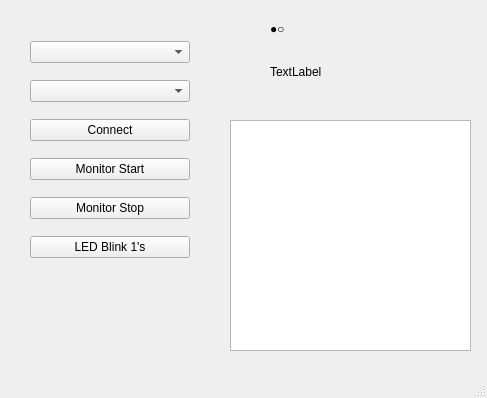
<?xml version="1.0" encoding="UTF-8"?>
<ui version="4.0">
 <class>MainWindow</class>
 <widget class="QMainWindow" name="MainWindow">
  <property name="geometry">
   <rect>
    <x>0</x>
    <y>0</y>
    <width>487</width>
    <height>398</height>
   </rect>
  </property>
  <property name="windowTitle">
   <string>MainWindow</string>
  </property>
  <widget class="QWidget" name="centralwidget">
   <widget class="QWidget" name="verticalLayoutWidget">
    <property name="geometry">
     <rect>
      <x>30</x>
      <y>30</y>
      <width>160</width>
      <height>240</height>
     </rect>
    </property>
    <layout class="QVBoxLayout" name="verticalLayout">
     <item>
      <widget class="QComboBox" name="portCombo"/>
     </item>
     <item>
      <widget class="QComboBox" name="baudCombo"/>
     </item>
     <item>
      <widget class="QPushButton" name="connectButton">
       <property name="text">
        <string>Connect</string>
       </property>
      </widget>
     </item>
     <item>
      <widget class="QPushButton" name="monitorStartButton">
       <property name="text">
        <string>Monitor Start</string>
       </property>
      </widget>
     </item>
     <item>
      <widget class="QPushButton" name="monitorstopButton">
       <property name="text">
        <string>Monitor Stop</string>
       </property>
      </widget>
     </item>
     <item>
      <widget class="QPushButton" name="ledBlinkButton">
       <property name="text">
        <string>LED Blink 1's</string>
       </property>
      </widget>
     </item>
    </layout>
   </widget>
   <widget class="QWidget" name="verticalLayoutWidget_2">
    <property name="geometry">
     <rect>
      <x>230</x>
      <y>120</y>
      <width>241</width>
      <height>231</height>
     </rect>
    </property>
    <layout class="QVBoxLayout" name="verticalLayout_2">
     <item>
      <widget class="QTextEdit" name="textBrowser"/>
     </item>
    </layout>
   </widget>
   <widget class="QWidget" name="verticalLayoutWidget_3">
    <property name="geometry">
     <rect>
      <x>270</x>
      <y>10</y>
      <width>160</width>
      <height>80</height>
     </rect>
    </property>
    <layout class="QVBoxLayout" name="verticalLayout_3">
     <item>
      <widget class="QLabel" name="ledValue">
       <property name="text">
        <string>●○</string>
       </property>
      </widget>
     </item>
     <item>
      <widget class="QLabel" name="tempValue">
       <property name="text">
        <string>TextLabel</string>
       </property>
      </widget>
     </item>
    </layout>
   </widget>
  </widget>
  <widget class="QMenuBar" name="menubar">
   <property name="geometry">
    <rect>
     <x>0</x>
     <y>0</y>
     <width>487</width>
     <height>19</height>
    </rect>
   </property>
  </widget>
  <widget class="QStatusBar" name="statusbar"/>
 </widget>
 <resources/>
 <connections/>
</ui>
